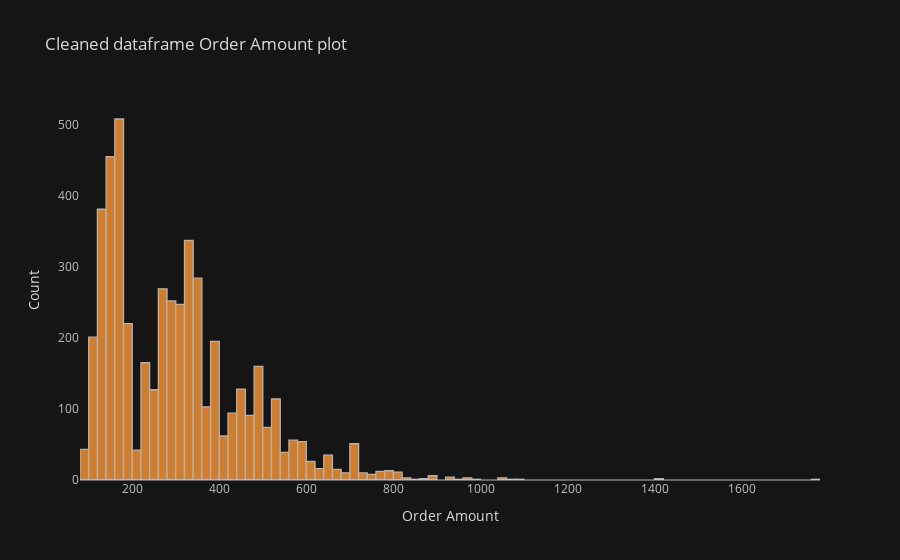

The cell this chart's notebook holds for it:
### Code cell
clean_df['order_amount'].iplot(kind='hist',
                              title='Cleaned dataframe Order Amount plot',
                              xTitle='Order Amount',
                              yTitle='Count',
                              theme='solar',
                              showgrid=False)

### Figure 1 — Plotly figure (JSON) as saved in the notebook; plotly's stock layout.template omitted (floating-point values rounded to 4 significant figures; data arrays with more than 128 entries replaced by an {"elided": "..."} marker saying what was removed)
{"data": [{"histfunc": "count", "histnorm": "", "marker": {"color": "rgba(255, 153, 51, 1.0)", "line": {"color": "#D9D9D9", "width": 1.3}}, "name": "order_amount", "opacity": 0.8, "orientation": "v", "type": "histogram", "x": {"elided": "4937 int values"}}], "layout": {"barmode": "overlay", "legend": {"bgcolor": "#151516", "font": {"color": "#D9D9D9"}}, "paper_bgcolor": "#151516", "plot_bgcolor": "#151516", "title": {"font": {"color": "#D9D9D9"}, "text": "Cleaned dataframe Order Amount plot"}, "xaxis": {"gridcolor": "#434343", "showgrid": false, "tickfont": {"color": "#C2C2C2"}, "title": {"font": {"color": "#D9D9D9"}, "text": "Order Amount"}, "zerolinecolor": "#666570", "type": "linear", "range": [79.5, 1780.0], "autorange": true}, "yaxis": {"gridcolor": "#434343", "showgrid": false, "tickfont": {"color": "#C2C2C2"}, "title": {"font": {"color": "#D9D9D9"}, "text": "Count"}, "zerolinecolor": "#666570", "range": [0, 534.7], "autorange": true}, "autosize": true}}
